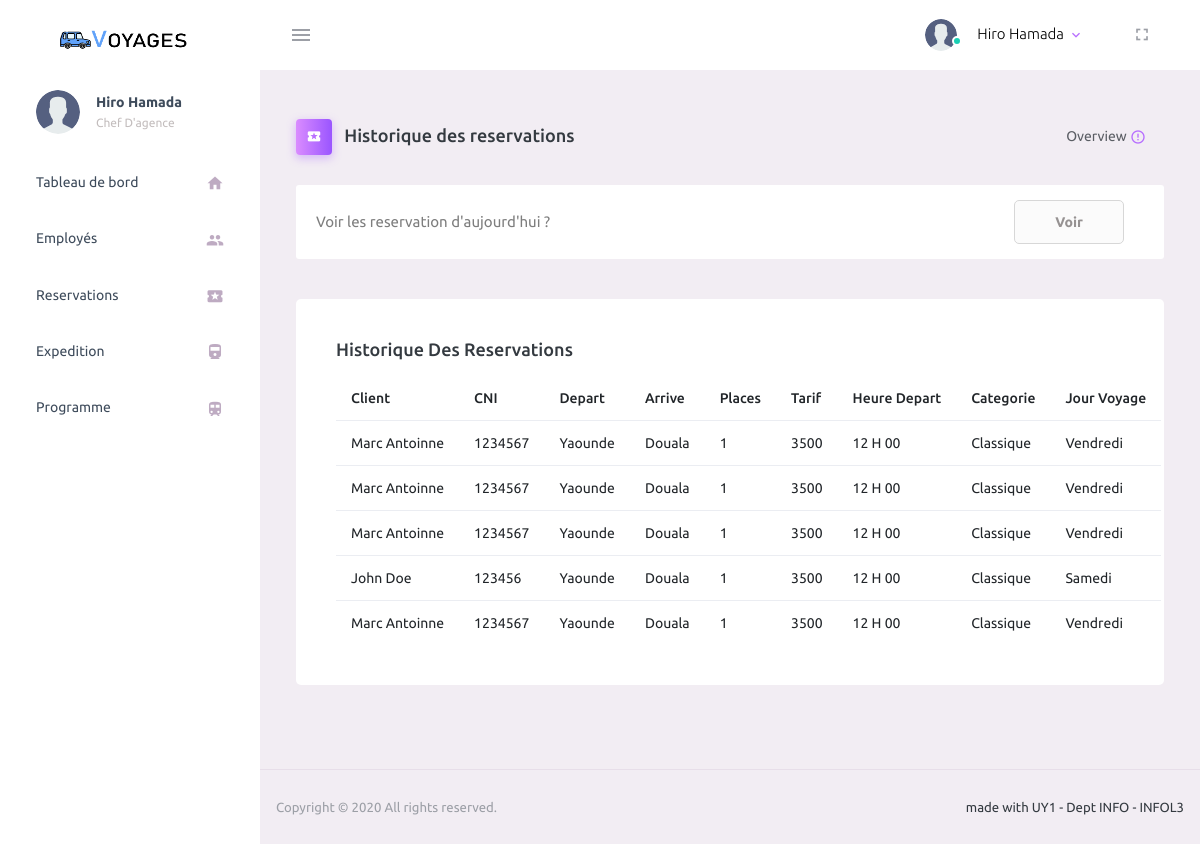
Page /reservations/historique (signed in) on the committed database.
### taxi/models.py (models this page shows, shortened)
class Utilisateur(AbstractUser):
    username = None
    email = None
    code = models.CharField(max_length=64)
    telephone = models.CharField(max_length=64, unique=True)
    cni = models.CharField(max_length=64, unique=True)
    is_admin = models.BooleanField(default=False)
    def est_employer(self):
        try:
            return self.employe is not None or self.is_superuser
        except:
            return False
    objects = UserManager()
    REQUIRED_FIELDS = ['first_name', 'last_name', 'cni']
    USERNAME_FIELD = 'telephone'
    EMAIL_FIELD = 'telephone'
    def __str__(self):
        return self.get_full_name()

class Reservation(models.Model):
    programme = models.ForeignKey(Programme, on_delete=models.CASCADE, null=False, blank=False)
    places = models.IntegerField(default=1, validators=[
        MaxValueValidator(5),
        MinValueValidator(1)
    ])
    client = models.ForeignKey(Client, null=False, on_delete=models.CASCADE)
    guichetier = models.ForeignKey(Employe, null=True, on_delete=models.SET_NULL, default=None)
    created_at = models.DateTimeField('Created at', default=timezone.now())
    jour_depart = models.CharField(max_length=64, choices=JOURS_CHOICES, default=timezone.now().weekday())
    date_depart = models.DateField('Created at', default=timezone.now().date())
    def montant(self):
        return self.places * self.programme.tarif

class Client(models.Model):
    user = models.OneToOneField(
        Utilisateur,
        on_delete=models.CASCADE,
    )

class Programme(models.Model):
    depart = models.CharField(max_length=64, choices=CHOICES_VILLE, null=False, )
    arrive = models.CharField(max_length=64, choices=CHOICES_VILLE, null=False, )
    type = models.CharField(max_length=64, choices=TYPE_CHOICES, null=False, default='CL')
    heure_depart = models.TimeField(max_length=64, default=datetime.time(15), )
    voiture = models.ForeignKey(Voiture, on_delete=models.SET_NULL, blank=True, null=True)
    tarif = models.IntegerField()
    def get_heure_depart_display(self):
        return f"{self.heure_depart.hour} H {self.heure_depart.minute if self.heure_depart.minute > 9 else '0'+str(self.heure_depart.minute)}" if self.heure_depart else "Pas d'horaire"

### taxi/views.py (the view)
# urls.py: path('reservations/historique', views.reservations_historique, name='reservations.historique'),
def reservations_historique(request):
    reser = Reservation.objects.all()
    user: Utilisateur = request.user
    if not user.est_employer():
        return reservations_client(request)
    return render(request, 'taxi/admin/reservations-complet.html', {'reservations': reser})

### taxi/templates/taxi/admin/reservations-complet.html (shortened to what this page needs)
{% extends 'taxi/admin/base.html' %}
{% block content %}
    {% load static %}
    <div class="content-wrapper">
        <div class="page-header">
            <h3 class="page-title">
                            <span class="page-title-icon bg-gradient-primary text-white mr-2">
                                <i class="mdi mdi-ticket"></i>
                            </span> Historique des reservations </h3>
            <nav aria-label="breadcrumb">
                <ul class="breadcrumb">
                    <li class="breadcrumb-item active" aria-current="page">
                        Overview <i
                            class="mdi mdi-alert-circle-outline icon-sm text-primary align-middle"></i>
                    </li>
                </ul>
            </nav>
        </div>
        <div class="row" id="proBanner">
            <div class="col-12">
                            <span class="d-flex align-items-center purchase-popup">
                                <p>Voir les reservation d'aujourd'hui ?</p>
                                <a href="{% url 'reservations.jour' %}"
                                   class="btn ml-auto download-button">Voir</a>
                            </span>
            </div>
            <div class="col-lg-12 grid-margin stretch-card">
                <div class="card">
                    <div class="card-body">
                        <h4 class="card-title"> Historique des reservations</h4>
                        <table class="table ">
                            <thead>
                            <tr>
                                <th> Client</th>
                                <th> CNI</th>
                                <th> Depart</th>
                                <th> Arrive</th>
                                <th> Places</th>
                                <th> Tarif</th>
                                <th> Heure Depart</th>
                                <th> Categorie</th>
                                <th> Jour Voyage</th>
                            </tr>
                            </thead>
                            <tbody>
                            {% for reservation in reservations %}
                                <tr>
                                    <td class="py-1">
                                        {{ reservation.client.user }}
                                    </td>
                                    <td> {{ reservation.client.user.cni }} </td>
                                    <td> {{ reservation.programme.get_depart_display }} </td>
                                    <td> {{ reservation.programme.get_arrive_display }} </td>
                                    <td> {{ reservation.places }} </td>
                                    <td> {{ reservation.montant }} </td>
                                    <td> {{ reservation.programme.get_heure_depart_display }} </td>
                                    <td> {{ reservation.programme.get_type_display }} </td>
                                    <td> {{ reservation.get_jour_depart_display }} </td>
                                </tr>
                            {% endfor %}
                            </tbody>
                        </table>
                    </div>
                </div>
            </div>
        </div>
    </div>
{% endblock %}

### taxi/templates/taxi/admin/base.html (shortened to what this page needs)
<!DOCTYPE html>
<html lang="en">
{% load static %}
<head>
    <link rel="stylesheet" href="{% static "assets/vendors/mdi/css/materialdesignicons.min.css" %}">
    <link rel="stylesheet" href="{% static "assets/vendors/css/vendor.bundle.base.css" %}">
    <link rel="stylesheet" href="{% static "assets/css/style.css" %}">
</head>
<body>
<div class="container-scroller">
    <nav class="navbar default-layout-navbar col-lg-12 col-12 p-0 fixed-top d-flex flex-row">
        <div class="text-center navbar-brand-wrapper d-flex align-items-center justify-content-center">
            <a class="navbar-brand brand-logo" href="index.html"><img src="{% static "assets/images/logo.png" %}"
                                                                      alt="logo"/></a>
        </div>
        <div class="navbar-menu-wrapper d-flex align-items-stretch">
            <button class="navbar-toggler navbar-toggler align-self-center" type="button" data-toggle="minimize">
                <span class="mdi mdi-menu"></span>
            </button>
            <ul class="navbar-nav navbar-nav-right">
                <li class="nav-item nav-profile dropdown">
                    <a class="nav-link dropdown-toggle" id="profileDropdown" href="#" data-toggle="dropdown"
                       aria-expanded="false">
                        <div class="nav-profile-img">
                            <img src="{% static "assets/images/faces/user2.svg" %}" alt="image">
                            <span class="availability-status online"></span>
                        </div>
                        <div class="nav-profile-text">
                            <p class="mb-1 text-black">{{ user.get_full_name }}</p>
                        </div>
                    </a>
                </li>
                <li class="nav-item d-none d-lg-block full-screen-link">
                    <a class="nav-link">
                        <i class="mdi mdi-fullscreen" id="fullscreen-button"></i>
                    </a>
                </li>
            </ul>
        </div>
    </nav>
    <div class="container-fluid page-body-wrapper">
        <nav class="sidebar sidebar-offcanvas" id="sidebar">
            <ul class="nav">
                <li class="nav-item nav-profile">
                    <a href="#" class="nav-link">
                        <div class="nav-profile-image">
                            <img src="{% static "assets/images/faces/user2.svg" %}" alt="profile">
                        </div>
                        <div class="nav-profile-text d-flex flex-column">
                            <span class="font-weight-bold mb-2">{{ user.get_full_name }}</span>
                            {% if user.is_superuser %}
                                <span class="text-secondary text-small">Chef D'agence</span>
                            {% else %}
                                <span class="text-secondary text-small">{{ user.employe.get_poste_display }}</span>
                            {% endif %}
                        </div>
                    </a>
                </li>
                <li class="nav-item">
                    <a class="nav-link" href="{% url 'home' %}">
                        <span class="menu-title">Tableau de bord</span>
                        <i class="mdi mdi-home menu-icon"></i>
                    </a>
                </li>
                <li class="nav-item">
                    <a class="nav-link" href="{% url 'employer' %}">
                        <span class="menu-title">Employés</span>
                        <i class="mdi mdi-account-multiple menu-icon"></i>
                    </a>
                </li>
                <li class="nav-item">
                    <a class="nav-link" href="{% url 'reservations' %}">
                        <span class="menu-title">Reservations</span>
                        <i class="mdi mdi-ticket menu-icon"></i>
                    </a>
                </li>
                <li class="nav-item">
                    <a class="nav-link" href="{% url 'expeditions' %}">
                        <span class="menu-title">Expedition</span>
                        <i class="mdi mdi-train-variant menu-icon"></i>
                    </a>
                </li>
                <li class="nav-item">
                    <a class="nav-link" href="{% url 'programme' %}">
                        <span class="menu-title">Programme</span>
                        <i class="mdi mdi-train menu-icon"></i>
                    </a>
                </li>
            </ul>
        </nav>
        <div class="main-panel">
            {% block content %} {% endblock %}
            <footer class="footer">
                <div class="d-sm-flex justify-content-center justify-content-sm-between">
                    <span class="text-muted text-center text-sm-left d-block d-sm-inline-block">Copyright © 2020 All rights reserved.</span>
                    <span class="float-none float-sm-right d-block mt-1 mt-sm-0 text-center">made with UY1 - Dept INFO - INFOL3</span>
                </div>
            </footer>
        </div>
    </div>
</div>
</body>
</html>

### rows in the picture
Utilisateur: get_full_name "Hiro Hamada"
Reservation: client.user "Marc Antoinne", client.user.cni "1234567", programme.depart "Yaounde", programme.arrive "Douala", places "1", montant "3500", programme.heure_depart "12 H 00", programme.type "Classique", jour_depart "Vendredi"
Reservation: client.user "Marc Antoinne", client.user.cni "1234567", programme.depart "Yaounde", programme.arrive "Douala", places "1", montant "3500", programme.heure_depart "12 H 00", programme.type "Classique", jour_depart "Vendredi"
Reservation: client.user "Marc Antoinne", client.user.cni "1234567", programme.depart "Yaounde", programme.arrive "Douala", places "1", montant "3500", programme.heure_depart "12 H 00", programme.type "Classique", jour_depart "Vendredi"
Reservation: client.user "John Doe", client.user.cni "123456", programme.depart "Yaounde", programme.arrive "Douala", places "1", montant "3500", programme.heure_depart "12 H 00", programme.type "Classique", jour_depart "Samedi"
Reservation: client.user "Marc Antoinne", client.user.cni "1234567", programme.depart "Yaounde", programme.arrive "Douala", places "1", montant "3500", programme.heure_depart "12 H 00", programme.type "Classique", jour_depart "Vendredi"
